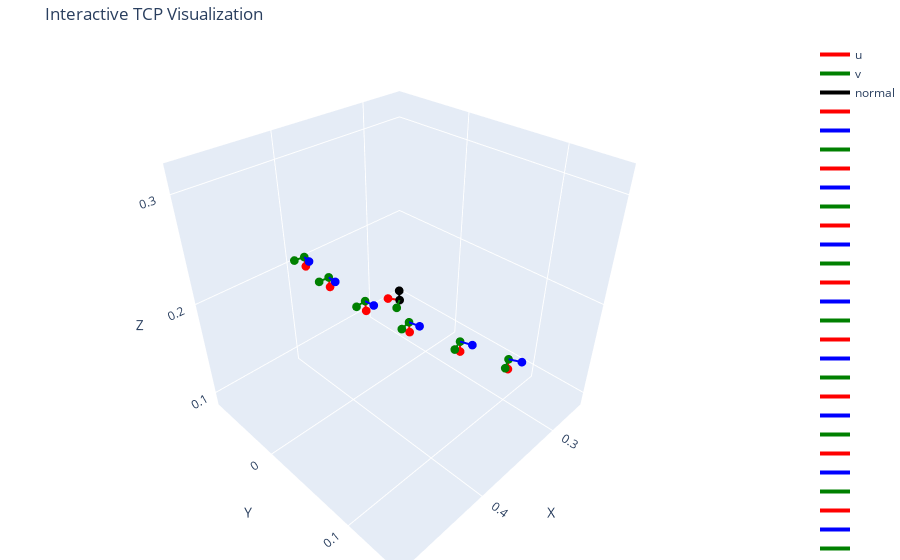

Notebook source saved alongside this figure:
### Code cell
def plot_poses(T, u,v,origin, normal, poses):
    import plotly.graph_objects as go
    from scipy.spatial.transform import Rotation as R

    def arrow(start, vec, color, name=""):
        return go.Scatter3d(
            x=[start[0], start[0] + vec[0]],
            y=[start[1], start[1] + vec[1]],
            z=[start[2], start[2] + vec[2]],
            mode="lines+markers",
            line=dict(color=color, width=4),
            marker=dict(size=3, color=color),
            name=name
        )

    fig = go.Figure()

    # Axes
    fig.add_trace(arrow(origin, u * 0.01, "red", "u"))
    fig.add_trace(arrow(origin, v * 0.01, "green", "v"))
    fig.add_trace(arrow(origin, normal * 0.01, "black", "normal"))

    # pose positions
    for i, s in enumerate(poses):
        pos = np.array([s["ee.x"], s["ee.y"], s["ee.z"]])
        rotvec = np.array([s["ee.wx"], s["ee.wy"], s["ee.wz"]])
        # rot = R.from_euler('xyz', rot)

        # --- Convert to rotation matrix ---
        rot = R.from_rotvec(rotvec)
        R_mat = rot.as_matrix()

        # --- Original coordinate axes ---
        x_axis = np.array([1, 0, 0])
        y_axis = np.array([0, 1, 0])
        z_axis = np.array([0, 0, 1])

        # --- Rotated axes ---
        x_rot = R_mat @ x_axis
        y_rot = R_mat @ y_axis
        z_rot = R_mat @ z_axis
        fig.add_trace(arrow(pos, x_rot * 0.01, 'red'))
        fig.add_trace(arrow(pos, y_rot * 0.01, 'blue'))
        fig.add_trace(arrow(pos, z_rot * 0.01, 'green'))

        # rot_vec = rot.as_rotvec()
        # Normalize direction
        # axis = rot_vec / np.linalg.norm(rot_vec)
        # fig.add_trace(arrow(pos, axis * 0.01, 'blue'))
        # R_matrix = rot.as_matrix()
        # x_axis = R_matrix[:, 0]  # End-effector X axis in base frame
        # y_axis = R_matrix[:, 1]  # End-effector Y axis
        # z_axis = R_matrix[:, 2]  # End-effector Z axis

        line_color = f"rgb({i * 15 % 255}, {i * 30 % 255}, 255)"
        # fig.add_trace(arrow(pos, z_axis * 0.01, 'blue'))
        # fig.add_trace(arrow(pos, x_axis * 0.01, "red", "xaxis"))
        # fig.add_trace(arrow(pos, y_axis * 0.01, "green"))
        # --- Define rotation of +20° (in radians) about local x-axis ---
        angle_deg = -35
        angle_rad = np.deg2rad(angle_deg)
        R_local = R.from_rotvec(y_axis * angle_rad)  # rotate around local x-axis

        # --- Apply this local rotation to z-axis ---
        z_axis_rotated = R_local.apply(z_axis)

        # move along x_axis by 0.02m
        pos = pos + x_axis * 0.03
        pos = pos + z_axis * 0.07  # lift a bit
        # fig.add_trace(arrow(pos, z_axis_rotated * 0.05, line_color, "z-axis rotated"))
        #
        # fig.add_trace(
        #     go.Scatter3d(
        #         x=[pos[0]],
        #         y=[pos[1]],
        #         z=[pos[2]],
        #         mode="markers",
        #         marker=dict(size=4, color="blue"),
        #     )
        # )

    # Layout
    r = 0.12
    fig.update_layout(
        scene=dict(
            xaxis=dict(range=[origin[0] - r, origin[0] + r], title='X'),
            yaxis=dict(range=[origin[1] - r, origin[1] + r], title='Y'),
            zaxis=dict(range=[origin[2] - r, origin[2] + r], title='Z'),
            aspectmode='cube'
        ),
        margin=dict(l=0, r=0, t=40, b=0),
        title="Interactive TCP Visualization",
    )
    fig.show()

plot_poses(T, u, v, origin, normal, poses)

### Figure 1 — Plotly figure (JSON) as saved in the notebook; plotly's stock layout.template omitted (floating-point values rounded to 4 significant figures)
{"data": [{"line": {"color": "red", "width": 4}, "marker": {"color": "red", "size": 3}, "mode": "lines+markers", "name": "u", "x": [0.3738, 0.3789], "y": [0.03547, 0.02689], "z": [0.2045, 0.2044], "type": "scatter3d"}, {"line": {"color": "green", "width": 4}, "marker": {"color": "green", "size": 3}, "mode": "lines+markers", "name": "v", "x": [0.3738, 0.3823], "y": [0.03547, 0.04059], "z": [0.2045, 0.2036], "type": "scatter3d"}, {"line": {"color": "black", "width": 4}, "marker": {"color": "black", "size": 3}, "mode": "lines+markers", "name": "normal", "x": [0.3738, 0.3746], "y": [0.03547, 0.03583], "z": [0.2045, 0.2145], "type": "scatter3d"}, {"line": {"color": "red", "width": 4}, "marker": {"color": "red", "size": 3}, "mode": "lines+markers", "name": "", "x": [0.3307, 0.33], "y": [0.2056, 0.2056], "z": [0.2004, 0.1904], "type": "scatter3d"}, {"line": {"color": "blue", "width": 4}, "marker": {"color": "blue", "size": 3}, "mode": "lines+markers", "name": "", "x": [0.3307, 0.325], "y": [0.2056, 0.2138], "z": [0.2004, 0.2008], "type": "scatter3d"}, {"line": {"color": "green", "width": 4}, "marker": {"color": "green", "size": 3}, "mode": "lines+markers", "name": "", "x": [0.3307, 0.3389], "y": [0.2056, 0.2113], "z": [0.2004, 0.1999], "type": "scatter3d"}, {"line": {"color": "red", "width": 4}, "marker": {"color": "red", "size": 3}, "mode": "lines+markers", "name": "", "x": [0.3502, 0.3496], "y": [0.1734, 0.1735], "z": [0.2027, 0.1927], "type": "scatter3d"}, {"line": {"color": "blue", "width": 4}, "marker": {"color": "blue", "size": 3}, "mode": "lines+markers", "name": "", "x": [0.3502, 0.3454], "y": [0.1734, 0.1821], "z": [0.2027, 0.2031], "type": "scatter3d"}, {"line": {"color": "green", "width": 4}, "marker": {"color": "green", "size": 3}, "mode": "lines+markers", "name": "", "x": [0.3502, 0.3589], "y": [0.1734, 0.1783], "z": [0.2027, 0.2022], "type": "scatter3d"}, {"line": {"color": "red", "width": 4}, "marker": {"color": "red", "size": 3}, "mode": "lines+markers", "name": "", "x": [0.3663, 0.3657], "y": [0.1421, 0.1422], "z": [0.2004, 0.1904], "type": "scatter3d"}, {"line": {"color": "blue", "width": 4}, "marker": {"color": "blue", "size": 3}, "mode": "lines+markers", "name": "", "x": [0.3663, 0.3624], "y": [0.1421, 0.1512], "z": [0.2004, 0.2008], "type": "scatter3d"}, {"line": {"color": "green", "width": 4}, "marker": {"color": "green", "size": 3}, "mode": "lines+markers", "name": "", "x": [0.3663, 0.3755], "y": [0.1421, 0.146], "z": [0.2004, 0.1999], "type": "scatter3d"}, {"line": {"color": "red", "width": 4}, "marker": {"color": "red", "size": 3}, "mode": "lines+markers", "name": "", "x": [0.379, 0.3784], "y": [0.1056, 0.1059], "z": [0.2036, 0.1936], "type": "scatter3d"}, {"line": {"color": "blue", "width": 4}, "marker": {"color": "blue", "size": 3}, "mode": "lines+markers", "name": "", "x": [0.379, 0.376], "y": [0.1056, 0.1152], "z": [0.2036, 0.204], "type": "scatter3d"}, {"line": {"color": "green", "width": 4}, "marker": {"color": "green", "size": 3}, "mode": "lines+markers", "name": "", "x": [0.379, 0.3885], "y": [0.1056, 0.1086], "z": [0.2036, 0.2032], "type": "scatter3d"}, {"line": {"color": "red", "width": 4}, "marker": {"color": "red", "size": 3}, "mode": "lines+markers", "name": "", "x": [0.3895, 0.389], "y": [0.06169, 0.06203], "z": [0.2041, 0.1941], "type": "scatter3d"}, {"line": {"color": "blue", "width": 4}, "marker": {"color": "blue", "size": 3}, "mode": "lines+markers", "name": "", "x": [0.3895, 0.3878], "y": [0.06169, 0.07153], "z": [0.2041, 0.2045], "type": "scatter3d"}, {"line": {"color": "green", "width": 4}, "marker": {"color": "green", "size": 3}, "mode": "lines+markers", "name": "", "x": [0.3895, 0.3993], "y": [0.06169, 0.06342], "z": [0.2041, 0.2036], "type": "scatter3d"}, {"line": {"color": "red", "width": 4}, "marker": {"color": "red", "size": 3}, "mode": "lines+markers", "name": "", "x": [0.3945, 0.3941], "y": [0.01586, 0.01626], "z": [0.2041, 0.1941], "type": "scatter3d"}, {"line": {"color": "blue", "width": 4}, "marker": {"color": "blue", "size": 3}, "mode": "lines+markers", "name": "", "x": [0.3945, 0.3941], "y": [0.01586, 0.02585], "z": [0.2041, 0.2045], "type": "scatter3d"}, {"line": {"color": "green", "width": 4}, "marker": {"color": "green", "size": 3}, "mode": "lines+markers", "name": "", "x": [0.3945, 0.4045], "y": [0.01586, 0.01631], "z": [0.2041, 0.2036], "type": "scatter3d"}, {"line": {"color": "red", "width": 4}, "marker": {"color": "red", "size": 3}, "mode": "lines+markers", "name": "", "x": [0.3933, 0.3929], "y": [-0.03259, -0.03213], "z": [0.2045, 0.1945], "type": "scatter3d"}, {"line": {"color": "blue", "width": 4}, "marker": {"color": "blue", "size": 3}, "mode": "lines+markers", "name": "", "x": [0.3933, 0.3942], "y": [-0.03259, -0.02264], "z": [0.2045, 0.2049], "type": "scatter3d"}, {"line": {"color": "green", "width": 4}, "marker": {"color": "green", "size": 3}, "mode": "lines+markers", "name": "", "x": [0.3933, 0.4032], "y": [-0.03259, -0.0335], "z": [0.2045, 0.2041], "type": "scatter3d"}, {"line": {"color": "red", "width": 4}, "marker": {"color": "red", "size": 3}, "mode": "lines+markers", "name": "", "x": [0.3868, 0.3865], "y": [-0.07535, -0.07485], "z": [0.2041, 0.1941], "type": "scatter3d"}, {"line": {"color": "blue", "width": 4}, "marker": {"color": "blue", "size": 3}, "mode": "lines+markers", "name": "", "x": [0.3868, 0.3889], "y": [-0.07535, -0.06559], "z": [0.2041, 0.2045], "type": "scatter3d"}, {"line": {"color": "green", "width": 4}, "marker": {"color": "green", "size": 3}, "mode": "lines+markers", "name": "", "x": [0.3868, 0.3966], "y": [-0.07535, -0.07746], "z": [0.2041, 0.2036], "type": "scatter3d"}, {"line": {"color": "red", "width": 4}, "marker": {"color": "red", "size": 3}, "mode": "lines+markers", "name": "", "x": [0.3775, 0.3772], "y": [-0.1098, -0.1092], "z": [0.2041, 0.1941], "type": "scatter3d"}, {"line": {"color": "blue", "width": 4}, "marker": {"color": "blue", "size": 3}, "mode": "lines+markers", "name": "", "x": [0.3775, 0.3806], "y": [-0.1098, -0.1003], "z": [0.2041, 0.2045], "type": "scatter3d"}, {"line": {"color": "green", "width": 4}, "marker": {"color": "green", "size": 3}, "mode": "lines+markers", "name": "", "x": [0.3775, 0.387], "y": [-0.1098, -0.1129], "z": [0.2041, 0.2036], "type": "scatter3d"}, {"line": {"color": "red", "width": 4}, "marker": {"color": "red", "size": 3}, "mode": "lines+markers", "name": "", "x": [0.3698, 0.3699], "y": [-0.1318, -0.1314], "z": [0.2175, 0.2075], "type": "scatter3d"}, {"line": {"color": "blue", "width": 4}, "marker": {"color": "blue", "size": 3}, "mode": "lines+markers", "name": "", "x": [0.3698, 0.3735], "y": [-0.1318, -0.1225], "z": [0.2175, 0.218], "type": "scatter3d"}, {"line": {"color": "green", "width": 4}, "marker": {"color": "green", "size": 3}, "mode": "lines+markers", "name": "", "x": [0.3698, 0.3791], "y": [-0.1318, -0.1355], "z": [0.2175, 0.2176], "type": "scatter3d"}], "layout": {"scene": {"xaxis": {"range": [0.2538, 0.4938], "title": {"text": "X"}}, "yaxis": {"range": [-0.08453, 0.1555], "title": {"text": "Y"}}, "zaxis": {"range": [0.08454, 0.3245], "title": {"text": "Z"}}, "aspectmode": "cube"}, "margin": {"l": 0, "r": 0, "t": 40, "b": 0}, "title": {"text": "Interactive TCP Visualization"}}}
